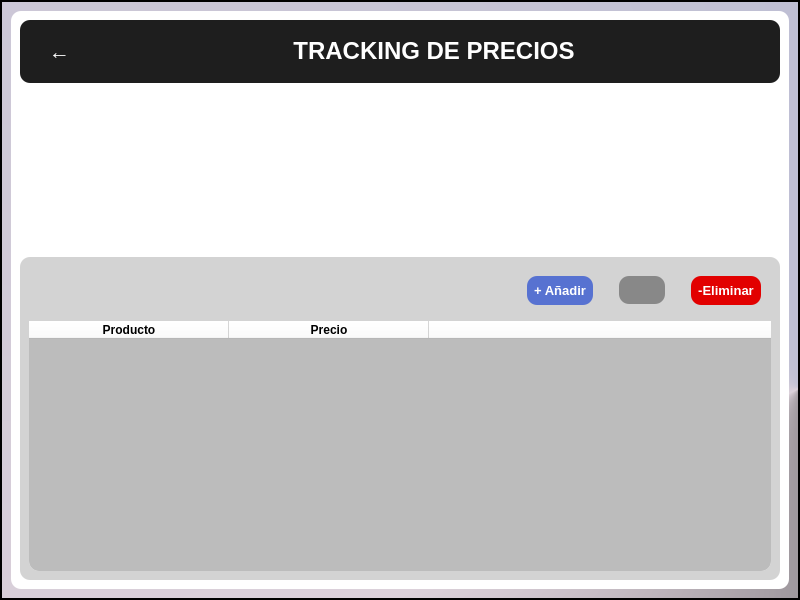
<?xml version="1.0" encoding="UTF-8"?>
<ui version="4.0">
 <class>Dialog</class>
 <widget class="QDialog" name="Dialog">
  <property name="geometry">
   <rect>
    <x>0</x>
    <y>0</y>
    <width>800</width>
    <height>600</height>
   </rect>
  </property>
  <property name="minimumSize">
   <size>
    <width>800</width>
    <height>600</height>
   </size>
  </property>
  <property name="maximumSize">
   <size>
    <width>800</width>
    <height>600</height>
   </size>
  </property>
  <property name="windowTitle">
   <string>Fermady Prices</string>
  </property>
  <property name="windowIcon">
   <iconset>
    <normaloff>imagenes/hucha.png</normaloff>imagenes/hucha.png</iconset>
  </property>
  <layout class="QVBoxLayout" name="verticalLayout_3">
   <property name="spacing">
    <number>0</number>
   </property>
   <property name="leftMargin">
    <number>0</number>
   </property>
   <property name="topMargin">
    <number>0</number>
   </property>
   <property name="rightMargin">
    <number>0</number>
   </property>
   <property name="bottomMargin">
    <number>0</number>
   </property>
   <item>
    <widget class="QWidget" name="widget" native="true">
     <layout class="QVBoxLayout" name="verticalLayout" stretch="0">
      <property name="spacing">
       <number>0</number>
      </property>
      <property name="leftMargin">
       <number>0</number>
      </property>
      <property name="topMargin">
       <number>0</number>
      </property>
      <property name="rightMargin">
       <number>0</number>
      </property>
      <property name="bottomMargin">
       <number>0</number>
      </property>
      <item>
       <widget class="QFrame" name="frame">
        <property name="styleSheet">
         <string notr="true">background-color:qconicalgradient(cx:1, cy:0.648, angle:0, stop:0 rgba(169, 178, 207, 255), stop:0.596591 rgba(220, 209, 218, 255), stop:0.98 rgba(66, 66, 66, 255), stop:1 rgba(0, 0, 0, 0));</string>
        </property>
        <property name="frameShape">
         <enum>QFrame::StyledPanel</enum>
        </property>
        <property name="frameShadow">
         <enum>QFrame::Raised</enum>
        </property>
        <layout class="QVBoxLayout" name="verticalLayout_2" stretch="7">
         <property name="spacing">
          <number>0</number>
         </property>
         <property name="leftMargin">
          <number>0</number>
         </property>
         <property name="topMargin">
          <number>0</number>
         </property>
         <property name="rightMargin">
          <number>0</number>
         </property>
         <property name="bottomMargin">
          <number>0</number>
         </property>
         <item>
          <widget class="QFrame" name="frame_3">
           <property name="autoFillBackground">
            <bool>false</bool>
           </property>
           <property name="styleSheet">
            <string notr="true"/>
           </property>
           <property name="frameShape">
            <enum>QFrame::StyledPanel</enum>
           </property>
           <property name="frameShadow">
            <enum>QFrame::Raised</enum>
           </property>
           <layout class="QVBoxLayout" name="verticalLayout_4">
            <item>
             <widget class="QFrame" name="frame_4">
              <property name="styleSheet">
               <string notr="true">border-color: rgb(30, 30, 30);
border-radius: 10px;
background-color: rgb(255, 255, 255);</string>
              </property>
              <property name="frameShape">
               <enum>QFrame::StyledPanel</enum>
              </property>
              <property name="frameShadow">
               <enum>QFrame::Raised</enum>
              </property>
              <layout class="QVBoxLayout" name="verticalLayout_6" stretch="0,1,2">
               <item>
                <widget class="QFrame" name="frame_2">
                 <property name="styleSheet">
                  <string notr="true">color: rgb(255, 255, 255);
background-color: rgb(30, 30, 30);</string>
                 </property>
                 <property name="frameShape">
                  <enum>QFrame::StyledPanel</enum>
                 </property>
                 <property name="frameShadow">
                  <enum>QFrame::Raised</enum>
                 </property>
                 <property name="lineWidth">
                  <number>0</number>
                 </property>
                 <layout class="QHBoxLayout" name="horizontalLayout">
                  <item>
                   <widget class="QPushButton" name="btnatras">
                    <property name="font">
                     <font>
                      <pointsize>16</pointsize>
                      <bold>true</bold>
                     </font>
                    </property>
                    <property name="cursor">
                     <cursorShape>PointingHandCursor</cursorShape>
                    </property>
                    <property name="toolTipDuration">
                     <number>1</number>
                    </property>
                    <property name="styleSheet">
                     <string notr="true">QPushButton{
background-color: transparent;
        border: none; 
        color: #fff; 
        padding: 10px 20px;

        font-weight: bold; 
}</string>
                    </property>
                    <property name="text">
                     <string>←</string>
                    </property>
                   </widget>
                  </item>
                  <item>
                   <spacer name="horizontalSpacer">
                    <property name="orientation">
                     <enum>Qt::Horizontal</enum>
                    </property>
                    <property name="sizeHint" stdset="0">
                     <size>
                      <width>41</width>
                      <height>20</height>
                     </size>
                    </property>
                   </spacer>
                  </item>
                  <item>
                   <widget class="QLabel" name="label">
                    <property name="font">
                     <font>
                      <family>Leelawadee UI</family>
                      <pointsize>12</pointsize>
                      <bold>true</bold>
                     </font>
                    </property>
                    <property name="layoutDirection">
                     <enum>Qt::LeftToRight</enum>
                    </property>
                    <property name="styleSheet">
                     <string notr="true"/>
                    </property>
                    <property name="lineWidth">
                     <number>0</number>
                    </property>
                    <property name="text">
                     <string>&lt;html&gt;&lt;head/&gt;&lt;body&gt;&lt;p&gt;&lt;span style=&quot; font-size:18pt;&quot;&gt;TRACKING DE PRECIOS&lt;/span&gt;&lt;/p&gt;&lt;/body&gt;&lt;/html&gt;</string>
                    </property>
                    <property name="alignment">
                     <set>Qt::AlignCenter</set>
                    </property>
                    <property name="indent">
                     <number>1</number>
                    </property>
                   </widget>
                  </item>
                  <item>
                   <spacer name="horizontalSpacer_2">
                    <property name="orientation">
                     <enum>Qt::Horizontal</enum>
                    </property>
                    <property name="sizeHint" stdset="0">
                     <size>
                      <width>112</width>
                      <height>20</height>
                     </size>
                    </property>
                   </spacer>
                  </item>
                 </layout>
                </widget>
               </item>
               <item>
                <widget class="QLabel" name="empresa">
                 <property name="font">
                  <font>
                   <family>Leelawadee UI</family>
                   <pointsize>12</pointsize>
                   <bold>true</bold>
                  </font>
                 </property>
                 <property name="layoutDirection">
                  <enum>Qt::LeftToRight</enum>
                 </property>
                 <property name="styleSheet">
                  <string notr="true"/>
                 </property>
                 <property name="lineWidth">
                  <number>0</number>
                 </property>
                 <property name="text">
                  <string/>
                 </property>
                 <property name="pixmap">
                  <pixmap>imagenes/GMGp.png</pixmap>
                 </property>
                 <property name="scaledContents">
                  <bool>false</bool>
                 </property>
                 <property name="alignment">
                  <set>Qt::AlignCenter</set>
                 </property>
                 <property name="wordWrap">
                  <bool>false</bool>
                 </property>
                 <property name="margin">
                  <number>0</number>
                 </property>
                 <property name="indent">
                  <number>1</number>
                 </property>
                </widget>
               </item>
               <item>
                <widget class="QFrame" name="frame_5">
                 <property name="styleSheet">
                  <string notr="true">background-color: rgb(211, 211, 211);</string>
                 </property>
                 <property name="frameShape">
                  <enum>QFrame::StyledPanel</enum>
                 </property>
                 <property name="frameShadow">
                  <enum>QFrame::Raised</enum>
                 </property>
                 <layout class="QVBoxLayout" name="verticalLayout_7">
                  <item>
                   <layout class="QHBoxLayout" name="horizontalLayout_2">
                    <item>
                     <spacer name="horizontalSpacer_3">
                      <property name="orientation">
                       <enum>Qt::Horizontal</enum>
                      </property>
                      <property name="sizeHint" stdset="0">
                       <size>
                        <width>248</width>
                        <height>20</height>
                       </size>
                      </property>
                     </spacer>
                    </item>
                    <item>
                     <widget class="QPushButton" name="btnPlusUrl">
                      <property name="font">
                       <font>
                        <family>Leelawadee UI</family>
                        <pointsize>10</pointsize>
                        <bold>true</bold>
                       </font>
                      </property>
                      <property name="cursor">
                       <cursorShape>PointingHandCursor</cursorShape>
                      </property>
                      <property name="toolTip">
                       <string>Añadir un nuevo producto</string>
                      </property>
                      <property name="styleSheet">
                       <string notr="true">QPushButton {
    color: rgb(255, 255, 255);
    background-color: rgb(87, 114, 209);
    margin: 10px;
    border-radius: 10px;
    padding: 7px;
    border: none; /* Para eliminar el borde predeterminado */
}
QPushButton:hover {
 		
	background-color: rgb(80, 46, 139);
}

</string>
                      </property>
                      <property name="text">
                       <string>+ Añadir</string>
                      </property>
                      <property name="flat">
                       <bool>true</bool>
                      </property>
                     </widget>
                    </item>
                    <item>
                     <widget class="QPushButton" name="btnactualizar">
                      <property name="font">
                       <font>
                        <family>Leelawadee UI</family>
                        <pointsize>9</pointsize>
                        <bold>true</bold>
                       </font>
                      </property>
                      <property name="cursor">
                       <cursorShape>PointingHandCursor</cursorShape>
                      </property>
                      <property name="toolTip">
                       <string>Actualizar tabla</string>
                      </property>
                      <property name="styleSheet">
                       <string notr="true">QPushButton {
    color: rgb(255, 255, 255);
    background-color: rgb(136, 136, 136);
    margin: 10px;
    border-radius: 10px;
    padding: 7px;
    border: none; /* Para eliminar el borde predeterminado */
}
QPushButton:hover {
 		background-color: rgb(170, 169, 167);
}</string>
                      </property>
                      <property name="text">
                       <string/>
                      </property>
                      <property name="icon">
                       <iconset>
                        <normaloff>imagenes/act.png</normaloff>imagenes/act.png</iconset>
                      </property>
                      <property name="flat">
                       <bool>true</bool>
                      </property>
                     </widget>
                    </item>
                    <item>
                     <widget class="QPushButton" name="btnEliminar_2">
                      <property name="font">
                       <font>
                        <family>Leelawadee UI</family>
                        <pointsize>10</pointsize>
                        <bold>true</bold>
                       </font>
                      </property>
                      <property name="cursor">
                       <cursorShape>PointingHandCursor</cursorShape>
                      </property>
                      <property name="toolTip">
                       <string>Eliminar un producto</string>
                      </property>
                      <property name="styleSheet">
                       <string notr="true">QPushButton {
    color: rgb(255, 255, 255);
    background-color: rgb(226, 0, 0);
    margin: 10px;
    border-radius: 10px;
    padding: 7px;
    border: none; /* Para eliminar el borde predeterminado */
}

QPushButton:hover {
 	
	background-color: rgb(177, 30, 0);
}</string>
                      </property>
                      <property name="text">
                       <string>-Eliminar</string>
                      </property>
                      <property name="flat">
                       <bool>true</bool>
                      </property>
                     </widget>
                    </item>
                   </layout>
                  </item>
                  <item>
                   <widget class="QFrame" name="frame_6">
                    <property name="styleSheet">
                     <string notr="true">background-color: rgb(255,255,255);</string>
                    </property>
                    <property name="frameShape">
                     <enum>QFrame::StyledPanel</enum>
                    </property>
                    <property name="frameShadow">
                     <enum>QFrame::Raised</enum>
                    </property>
                    <layout class="QVBoxLayout" name="verticalLayout_5">
                     <property name="spacing">
                      <number>0</number>
                     </property>
                     <property name="leftMargin">
                      <number>0</number>
                     </property>
                     <property name="topMargin">
                      <number>0</number>
                     </property>
                     <property name="rightMargin">
                      <number>0</number>
                     </property>
                     <property name="bottomMargin">
                      <number>0</number>
                     </property>
                     <item>
                      <widget class="QTableWidget" name="tableWidget">
                       <property name="sizePolicy">
                        <sizepolicy hsizetype="Expanding" vsizetype="Expanding">
                         <horstretch>0</horstretch>
                         <verstretch>0</verstretch>
                        </sizepolicy>
                       </property>
                       <property name="toolTipDuration">
                        <number>1</number>
                       </property>
                       <property name="styleSheet">
                        <string notr="true">QTableWidget{
	background-color: rgb(188, 188, 188);
}

QScrollBar:vertical {
                border: none;
                background: white;
                width: 20px;
                margin: 15px 0 15px 0;
                border-radius: 0px;
            }
            QScrollBar::handle:vertical {   
                background: qlineargradient(x1:0, y1:0, x2:1, y2:0,
                stop: 0 rgb(87, 114, 209), stop: 0.5 rgb(87, 114, 209), stop:1 rgb(87, 114, 209));
                min-height: 40px;
                border-radius: 10px;
            }
            QScrollBar::handle:vertical:hover{    
                background: qlineargradient(x1:0, y1:0, x2:1, y2:0,
                stop: 0 rgb(200, 200, 200), stop: 0.5 rgb(200, 200, 200), stop:1 rgb(200, 200, 200));
            }
            QScrollBar::add-line:vertical {
                border: none;
                background: none;
            }
            QScrollBar::sub-line:vertical {
                border: none;
                background: none;
            }</string>
                       </property>
                       <property name="frameShape">
                        <enum>QFrame::Box</enum>
                       </property>
                       <property name="frameShadow">
                        <enum>QFrame::Plain</enum>
                       </property>
                       <property name="lineWidth">
                        <number>0</number>
                       </property>
                       <property name="horizontalScrollBarPolicy">
                        <enum>Qt::ScrollBarAlwaysOff</enum>
                       </property>
                       <property name="sizeAdjustPolicy">
                        <enum>QAbstractScrollArea::AdjustIgnored</enum>
                       </property>
                       <property name="alternatingRowColors">
                        <bool>false</bool>
                       </property>
                       <property name="showGrid">
                        <bool>false</bool>
                       </property>
                       <property name="gridStyle">
                        <enum>Qt::NoPen</enum>
                       </property>
                       <property name="wordWrap">
                        <bool>true</bool>
                       </property>
                       <property name="cornerButtonEnabled">
                        <bool>true</bool>
                       </property>
                       <attribute name="horizontalHeaderMinimumSectionSize">
                        <number>200</number>
                       </attribute>
                       <attribute name="horizontalHeaderDefaultSectionSize">
                        <number>200</number>
                       </attribute>
                       <attribute name="horizontalHeaderShowSortIndicator" stdset="0">
                        <bool>false</bool>
                       </attribute>
                       <attribute name="horizontalHeaderStretchLastSection">
                        <bool>true</bool>
                       </attribute>
                       <attribute name="verticalHeaderDefaultSectionSize">
                        <number>30</number>
                       </attribute>
                       <column>
                        <property name="text">
                         <string>Producto</string>
                        </property>
                        <property name="font">
                         <font>
                          <bold>true</bold>
                         </font>
                        </property>
                       </column>
                       <column>
                        <property name="text">
                         <string>Precio</string>
                        </property>
                        <property name="font">
                         <font>
                          <bold>true</bold>
                         </font>
                        </property>
                       </column>
                       <column>
                        <property name="text">
                         <string/>
                        </property>
                       </column>
                      </widget>
                     </item>
                    </layout>
                   </widget>
                  </item>
                 </layout>
                </widget>
               </item>
              </layout>
             </widget>
            </item>
           </layout>
          </widget>
         </item>
        </layout>
       </widget>
      </item>
     </layout>
    </widget>
   </item>
  </layout>
 </widget>
 <resources>
  <include location="imagenes/imagenes.qrc"/>
  <include location="logos.qrc"/>
 </resources>
 <connections/>
</ui>
